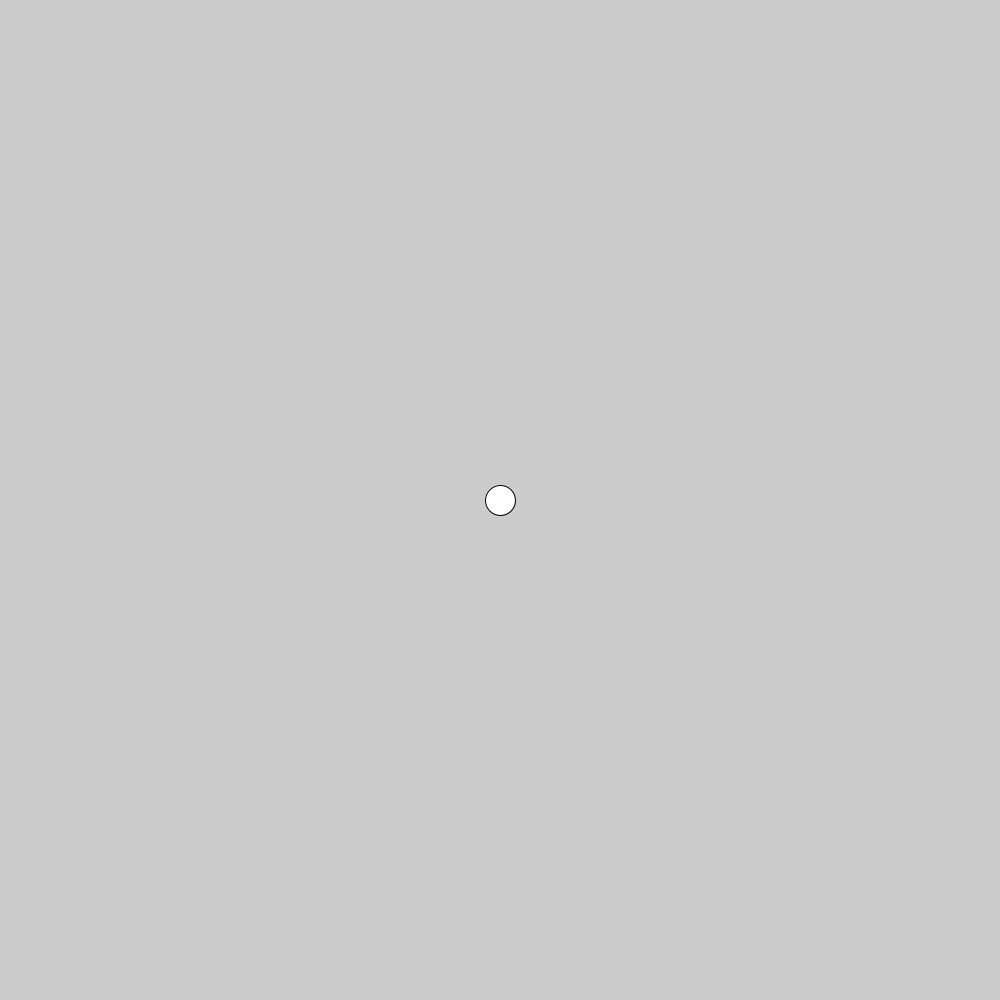
Frame 1 (no input)
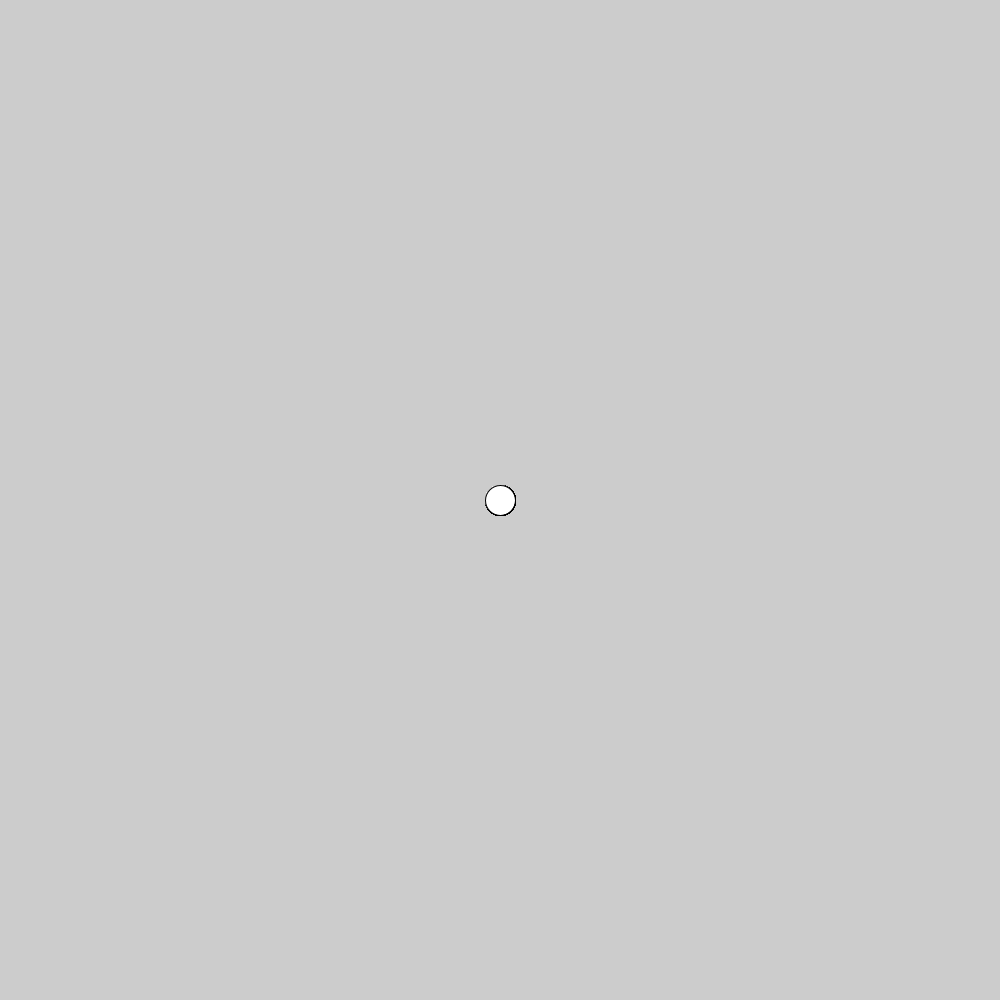
Frame 60 (the mouse pressed at the canvas centre just before this capture)
Frame 120 (the mouse held since frame 60 and released just before this capture): identical to frame 60, image omitted

The Processing sketch that drew these frames (run headless with seeded random() and noise(); from frame 60 on, the mouse is pressed at the canvas centre):

// Processing sketch: shape_ellipse
// ── shape_ellipse.pde

void setup() {
  size(1000,1000);
  println("I ran!"); 
}

void draw() {
 println("so far away..."); 
 //x,y,width,height

 ellipse(width/2,height/2,30,30);
}
